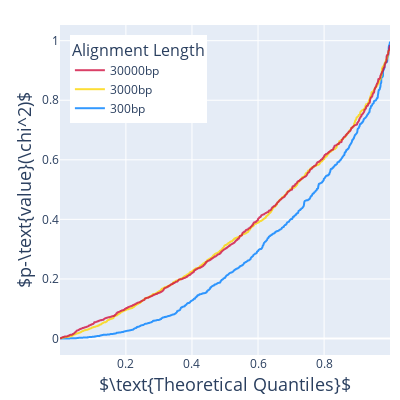

The notebook cell this image was saved under:
### Code cell
paths = list(Path("../results/micro/toe/fg-GSN-toe/").glob("*hi_hi*.tsv"))
width, height = 400, 400
fig = quantiles.get_one_plot(paths, width, height)
fig.update_layout(showlegend=True)
fig.show()

fig.write_image(FIG_DIR / "micro-toe-quantiles.pdf")

### Figure 1 — Plotly figure (JSON) as saved in the notebook; plotly's stock layout.template omitted (floating-point values rounded to 4 significant figures; data arrays with more than 128 entries replaced by an {"elided": "..."} marker saying what was removed)
{"data": [{"legendgroup": "300bp", "line": {"color": "rgba(0, 128, 255, 0.8)", "shape": "spline", "smoothing": 1.3, "width": 2}, "marker": {"color": "rgba(0, 128, 255, 0.8)", "size": 4}, "mode": "lines", "name": "300bp", "showlegend": true, "x": {"elided": "930 float values"}, "y": {"elided": "930 float values"}, "type": "scatter"}, {"legendgroup": "3000bp", "line": {"color": "rgba(253, 214, 3,0.8)", "shape": "spline", "smoothing": 1.3, "width": 2}, "marker": {"color": "rgba(253, 214, 3,0.8)", "size": 4}, "mode": "lines", "name": "3000bp", "showlegend": true, "x": {"elided": "1000 float values"}, "y": {"elided": "1000 float values"}, "type": "scatter"}, {"legendgroup": "30000bp", "line": {"color": "rgba(209,17,65,0.8)", "shape": "spline", "smoothing": 1.3, "width": 2}, "marker": {"color": "rgba(209,17,65,0.8)", "size": 4}, "mode": "lines", "name": "30000bp", "showlegend": true, "x": {"elided": "1000 float values"}, "y": {"elided": "1000 float values"}, "type": "scatter"}], "layout": {"legend": {"title": {"font": {"size": 16}, "text": "Alignment Length"}, "traceorder": "reversed", "yanchor": "top", "y": 0.97, "xanchor": "left", "x": 0.03}, "margin": {"l": 60, "r": 10, "t": 25, "b": 25}, "width": 400, "height": 400, "xaxis": {"title": {"text": "$\\text{Theoretical Quantiles}$", "font": {"size": 18}, "standoff": 5}}, "yaxis": {"title": {"text": "$p-\\text{value}(\\chi^2)$", "font": {"size": 18}, "standoff": 5}}, "showlegend": true}}
